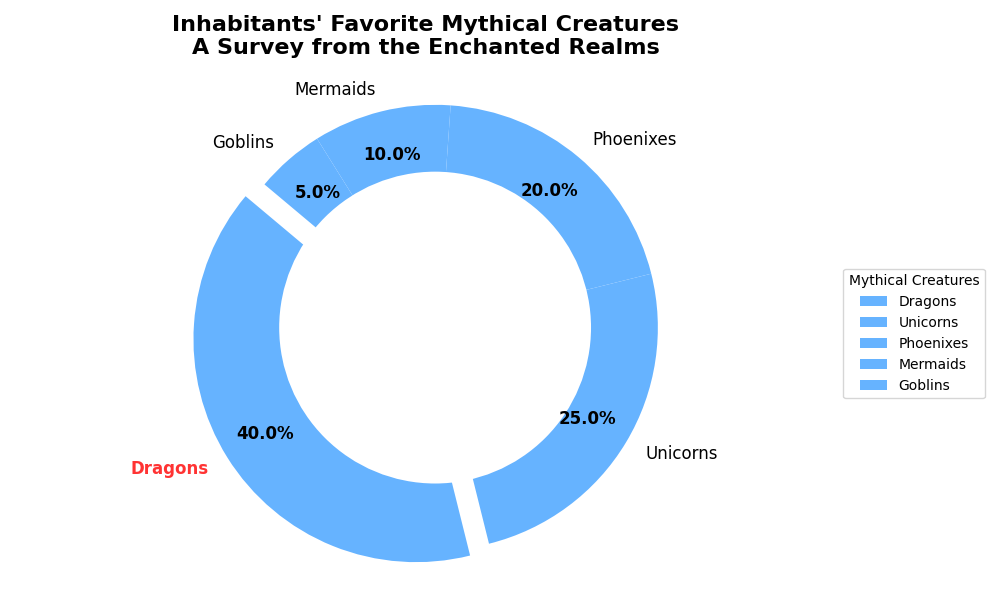

Python code for this plot:
import matplotlib.pyplot as plt
import numpy as np

# Data for the survey
creatures = ['Dragons', 'Unicorns', 'Phoenixes', 'Mermaids', 'Goblins']
popularity = [40, 25, 20, 10, 5]

# Plotting the Pie Chart
fig, ax = plt.subplots(figsize=(10, 6))
common_color = '#66b3ff'
wedges, texts, autotexts = ax.pie(popularity, colors=[common_color]*len(creatures), labels=creatures, autopct='%1.1f%%',
                                  startangle=140, pctdistance=0.80, explode=[0.1 if p == max(popularity) else 0 for p in popularity])

# Adding annotation for emphasis
for i, (pct, txt) in enumerate(zip(autotexts, texts)):
    txt.set_fontsize(12)
    if popularity[i] == max(popularity):
        txt.set_fontweight('bold')
        txt.set_color('#ff3333')
    txt.set_text('\n'.join(txt.get_text().split()))
    pct.set_fontsize(12)
    pct.set_color('black')

# Titles and customization
plt.title("Inhabitants' Favorite Mythical Creatures\nA Survey from the Enchanted Realms", fontsize=16, fontweight='bold', pad=20)
plt.setp(autotexts, size=12, weight="bold", color="black")

# Add a circle at the center to create a 'donut' appearance
centre_circle = plt.Circle((0,0),0.70,fc='white')
fig.gca().add_artist(centre_circle)

# Ensure equal aspect ratio to make the pie a perfect circle
ax.axis('equal')  

# Legend placed outside the chart
ax.legend(wedges, creatures, title="Mythical Creatures", loc='center left', bbox_to_anchor=(1, 0, 0.5, 1))

# Automatically adjust the layout to prevent overlapping
plt.tight_layout()

# Display the plot
plt.show()
